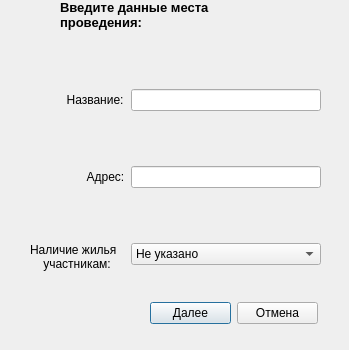
<?xml version="1.0" encoding="UTF-8"?>
<ui version="4.0">
 <class>xxxAddPlace</class>
 <widget class="QDialog" name="xxxAddPlace">
  <property name="geometry">
   <rect>
    <x>0</x>
    <y>0</y>
    <width>349</width>
    <height>350</height>
   </rect>
  </property>
  <property name="windowTitle">
   <string>Dialog</string>
  </property>
  <widget class="QWidget" name="layoutWidget">
   <property name="geometry">
    <rect>
     <x>150</x>
     <y>300</y>
     <width>168</width>
     <height>26</height>
    </rect>
   </property>
   <layout class="QHBoxLayout" name="horizontalLayout">
    <item>
     <widget class="QPushButton" name="Next">
      <property name="text">
       <string>Далее</string>
      </property>
     </widget>
    </item>
    <item>
     <widget class="QPushButton" name="Cancel">
      <property name="text">
       <string>Отмена</string>
      </property>
     </widget>
    </item>
   </layout>
  </widget>
  <widget class="QLabel" name="label_4">
   <property name="geometry">
    <rect>
     <x>60</x>
     <y>0</y>
     <width>231</width>
     <height>31</height>
    </rect>
   </property>
   <property name="sizePolicy">
    <sizepolicy hsizetype="Preferred" vsizetype="MinimumExpanding">
     <horstretch>0</horstretch>
     <verstretch>0</verstretch>
    </sizepolicy>
   </property>
   <property name="text">
    <string>&lt;html&gt;&lt;head/&gt;&lt;body&gt;&lt;p&gt;&lt;span style=&quot; font-size:10pt; font-weight:700;&quot;&gt;Введите данные места проведения:&lt;/span&gt;&lt;/p&gt;&lt;/body&gt;&lt;/html&gt;</string>
   </property>
   <property name="wordWrap">
    <bool>true</bool>
   </property>
  </widget>
  <widget class="QWidget" name="layoutWidget">
   <property name="geometry">
    <rect>
     <x>30</x>
     <y>40</y>
     <width>291</width>
     <height>231</height>
    </rect>
   </property>
   <layout class="QHBoxLayout" name="horizontalLayout_2">
    <item>
     <layout class="QFormLayout" name="formLayout">
      <item row="1" column="1">
       <widget class="QLineEdit" name="lineEdit"/>
      </item>
      <item row="2" column="1">
       <spacer name="verticalSpacer">
        <property name="orientation">
         <enum>Qt::Vertical</enum>
        </property>
        <property name="sizeHint" stdset="0">
         <size>
          <width>20</width>
          <height>40</height>
         </size>
        </property>
       </spacer>
      </item>
      <item row="3" column="0">
       <widget class="QLabel" name="label_2">
        <property name="text">
         <string>                 Адрес:</string>
        </property>
       </widget>
      </item>
      <item row="3" column="1">
       <widget class="QLineEdit" name="lineEdit_2"/>
      </item>
      <item row="4" column="1">
       <spacer name="verticalSpacer_2">
        <property name="orientation">
         <enum>Qt::Vertical</enum>
        </property>
        <property name="sizeHint" stdset="0">
         <size>
          <width>20</width>
          <height>40</height>
         </size>
        </property>
       </spacer>
      </item>
      <item row="5" column="0">
       <widget class="QLabel" name="label_3">
        <property name="text">
         <string>Наличие жилья 
    участникам:</string>
        </property>
       </widget>
      </item>
      <item row="5" column="1">
       <widget class="QComboBox" name="comboBox">
        <item>
         <property name="text">
          <string>Не указано</string>
         </property>
        </item>
        <item>
         <property name="text">
          <string>Да</string>
         </property>
        </item>
        <item>
         <property name="text">
          <string>Нет</string>
         </property>
        </item>
       </widget>
      </item>
      <item row="1" column="0">
       <widget class="QLabel" name="label">
        <property name="text">
         <string>           Название:</string>
        </property>
       </widget>
      </item>
      <item row="0" column="1">
       <spacer name="verticalSpacer_5">
        <property name="orientation">
         <enum>Qt::Vertical</enum>
        </property>
        <property name="sizeHint" stdset="0">
         <size>
          <width>20</width>
          <height>40</height>
         </size>
        </property>
       </spacer>
      </item>
     </layout>
    </item>
   </layout>
  </widget>
 </widget>
 <resources/>
 <connections/>
 <buttongroups>
  <buttongroup name="buttonGroup"/>
 </buttongroups>
</ui>
